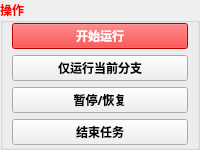
     <widget class="QGroupBox" name="groupBox_4">
      <property name="palette">
       <palette>
        <active>
         <colorrole role="WindowText">
          <brush brushstyle="SolidPattern">
           <color alpha="255">
            <red>255</red>
            <green>0</green>
            <blue>0</blue>
           </color>
          </brush>
         </colorrole>
        </active>
        <inactive>
         <colorrole role="WindowText">
          <brush brushstyle="SolidPattern">
           <color alpha="255">
            <red>255</red>
            <green>0</green>
            <blue>0</blue>
           </color>
          </brush>
         </colorrole>
        </inactive>
        <disabled>
         <colorrole role="WindowText">
          <brush brushstyle="SolidPattern">
           <color alpha="255">
            <red>120</red>
            <green>120</green>
            <blue>120</blue>
           </color>
          </brush>
         </colorrole>
        </disabled>
       </palette>
      </property>
      <property name="font">
       <font>
        <family>微软雅黑</family>
        <weight>75</weight>
        <bold>true</bold>
       </font>
      </property>
      <property name="styleSheet">
       <string notr="true"/>
      </property>
      <property name="title">
       <string>操作</string>
      </property>
      <layout class="QGridLayout" name="gridLayout_3" rowstretch="0,0,0,0">
       <property name="leftMargin">
        <number>9</number>
       </property>
       <property name="topMargin">
        <number>0</number>
       </property>
       <property name="rightMargin">
        <number>9</number>
       </property>
       <property name="bottomMargin">
        <number>2</number>
       </property>
       <property name="horizontalSpacing">
        <number>6</number>
       </property>
       <item row="0" column="0" colspan="2">
        <widget class="QPushButton" name="pushButton_5">
         <property name="font">
          <font>
           <family>微软雅黑</family>
           <weight>75</weight>
           <bold>true</bold>
          </font>
         </property>
         <property name="styleSheet">
          <string notr="true">background-color: rgb(255, 0, 0);
color: rgb(255, 255, 255);</string>
         </property>
         <property name="text">
          <string>开始运行</string>
         </property>
        </widget>
       </item>
       <item row="3" column="0" colspan="2">
        <widget class="QPushButton" name="pushButton_6">
         <property name="font">
          <font>
           <family>微软雅黑</family>
           <weight>75</weight>
           <bold>true</bold>
          </font>
         </property>
         <property name="text">
          <string>结束任务</string>
         </property>
        </widget>
       </item>
       <item row="2" column="0" colspan="2">
        <widget class="QPushButton" name="pushButton_7">
         <property name="font">
          <font>
           <family>微软雅黑</family>
           <weight>75</weight>
           <bold>true</bold>
          </font>
         </property>
         <property name="text">
          <string>暂停/恢复</string>
         </property>
        </widget>
       </item>
       <item row="1" column="0" colspan="2">
        <widget class="QPushButton" name="pushButton_4">
         <property name="text">
          <string>仅运行当前分支</string>
         </property>
        </widget>
       </item>
      </layout>
     </widget>
